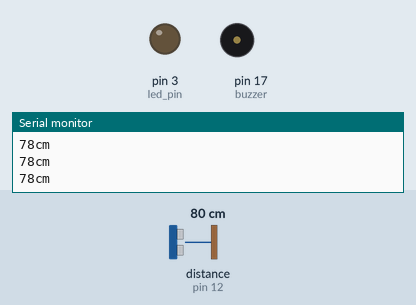
Simulated run of this sketch. Board: Arduino Uno, built with avr-gcc and run on an emulated ATmega328P. Shown: output pins drawn as LEDs (lit = HIGH), buzzer (waves = sounding), the last lines printed to the serial monitor. Wiring (inferred from the names in the program): ultrasonic range finder: trigger pin 13; echo pin 12. The inputs (shaded band) are chosen by the test bench; at power-on: distance to the obstacle (sensor on pin 12) 80 cm. The echo pulse lasts 58.3 µs per cm; pins used as bus, display or sensor lines are not drawn.

Above: at 1.2 s.
1.3 s: distance to the obstacle (sensor on pin 12) set to 35 cm
2.8 s: distance to the obstacle (sensor on pin 12) set to 29 cm
At 3.4 s:
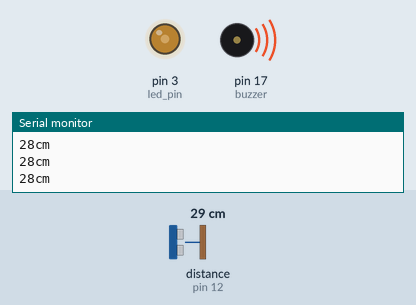
4.3 s: distance to the obstacle (sensor on pin 12) set to 12 cm
5.8 s: distance to the obstacle (sensor on pin 12) set to 9 cm
At 6.5 s:
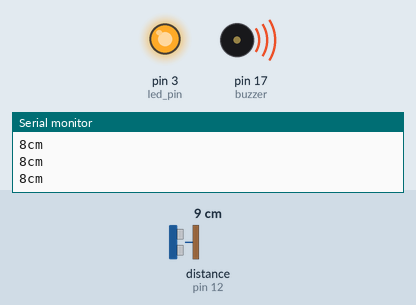
7.3 s: distance to the obstacle (sensor on pin 12) set to 18 cm
At 7.8 s:
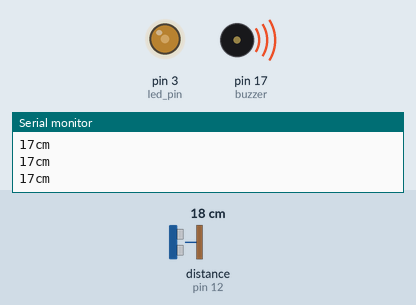
8.8 s: distance to the obstacle (sensor on pin 12) set to 2 cm
At 10.1 s:
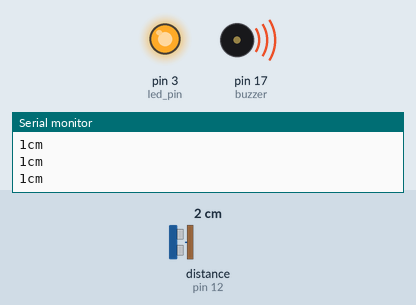
Timing chart, 0 to 11.3 s (numbered marks = the images above; inputs shaded):
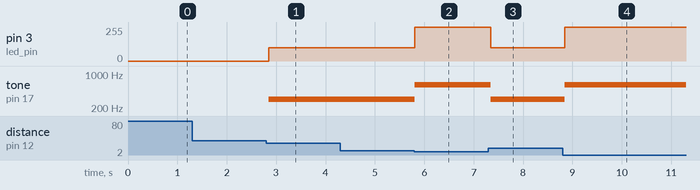

Measured:
- the behaviour switches between 32 and 31 cm on distance to the obstacle (sensor on pin 12) (found by bisection; images 0 and 1)
- the behaviour switches between 11 and 10 cm on distance to the obstacle (sensor on pin 12) (found by bisection; images 1 and 2)
- after the input at 2.8 s, pin 3 (led_pin): 0/255 → 100/255 after 0.05 s; tone on pin 17 (buzzer): silent → 300 Hz after 0.05 s
- after the input at 5.8 s, pin 3 (led_pin): 100/255 → 255/255 at once; tone on pin 17 (buzzer): 300 Hz → 600 Hz at once
- after the input at 7.3 s, pin 3 (led_pin): 255/255 → 100/255 after 0.05 s; tone on pin 17 (buzzer): 600 Hz → 300 Hz after 0.05 s
- after the input at 8.8 s, pin 3 (led_pin): 100/255 → 255/255 after 0.05 s; tone on pin 17 (buzzer): 300 Hz → 600 Hz after 0.05 s

The sketch:

Tarea_Ultrasonido.ino
```cpp
const int TRG = 13;             //Pin del Trigger del sensor
const int EC = 12;              //Pin del echo del sensor
const int led_pin = 3;          //Pin del led
const int buzzer = 17;          //Pin del buzzer

void setup() {
  Serial.begin(9600);              //inicializar comunicación
  pinMode(TRG, OUTPUT);
  pinMode(EC, INPUT);
  pinMode(led_pin, OUTPUT);
  pinMode(buzzer, OUTPUT);
  digitalWrite(TRG, LOW);      //Inicializar pin de trigger en 0
}

void loop() {

  delay(50);

  long t;                          //tiempo de retardo del eco
  long d;                          //distancia del objeto

  digitalWrite(TRG, HIGH);
  delayMicroseconds(10);           //pulso de 10us
  digitalWrite(TRG, LOW);

  t = pulseIn(EC, HIGH);           //se mide el ancho del pulso
  d = t / 59;                      //convcersion a cm

  Serial.print(d);
  Serial.println("cm");

  if (d < 10) {
    analogWrite(led_pin, 255);
    tone(buzzer, 600);          //activa la frecuencia del buzzer
  }

  else if (d >= 10 && d <= 30) {
    analogWrite(led_pin, 100);
    tone(buzzer, 300);          //activa la frecuencia del buzzer
  }

  else {
    analogWrite(led_pin, 0);
    noTone(buzzer);
  }
}
```
